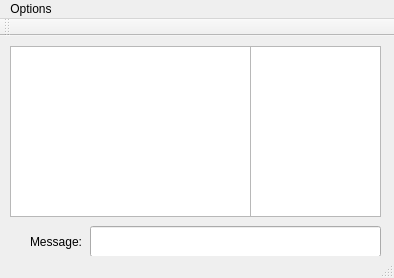
<?xml version="1.0" encoding="UTF-8"?>
<ui version="4.0">
 <class>MainWindow</class>
 <widget class="QMainWindow" name="MainWindow">
  <property name="geometry">
   <rect>
    <x>0</x>
    <y>0</y>
    <width>394</width>
    <height>278</height>
   </rect>
  </property>
  <property name="windowTitle">
   <string>MainWindow</string>
  </property>
  <widget class="QWidget" name="centralWidget">
   <widget class="QLineEdit" name="lineEdit">
    <property name="geometry">
     <rect>
      <x>90</x>
      <y>190</y>
      <width>291</width>
      <height>31</height>
     </rect>
    </property>
   </widget>
   <widget class="QTextEdit" name="textEdit">
    <property name="geometry">
     <rect>
      <x>10</x>
      <y>10</y>
      <width>241</width>
      <height>171</height>
     </rect>
    </property>
   </widget>
   <widget class="QListWidget" name="listWidget">
    <property name="geometry">
     <rect>
      <x>250</x>
      <y>10</y>
      <width>131</width>
      <height>171</height>
     </rect>
    </property>
   </widget>
   <widget class="QLabel" name="label">
    <property name="geometry">
     <rect>
      <x>30</x>
      <y>190</y>
      <width>51</width>
      <height>31</height>
     </rect>
    </property>
    <property name="text">
     <string>Message:</string>
    </property>
   </widget>
  </widget>
  <widget class="QMenuBar" name="menuBar">
   <property name="geometry">
    <rect>
     <x>0</x>
     <y>0</y>
     <width>394</width>
     <height>21</height>
    </rect>
   </property>
   <widget class="QMenu" name="menuFile">
    <property name="title">
     <string>Options</string>
    </property>
    <addaction name="actionSet_Nick"/>
    <addaction name="actionConnect"/>
    <addaction name="actionDisconnect"/>
    <addaction name="actionExit"/>
   </widget>
   <addaction name="menuFile"/>
  </widget>
  <widget class="QToolBar" name="mainToolBar">
   <attribute name="toolBarArea">
    <enum>TopToolBarArea</enum>
   </attribute>
   <attribute name="toolBarBreak">
    <bool>false</bool>
   </attribute>
  </widget>
  <widget class="QStatusBar" name="statusBar"/>
  <action name="actionConnect">
   <property name="text">
    <string>Connect</string>
   </property>
  </action>
  <action name="actionSet_Nick">
   <property name="text">
    <string>Set Nick</string>
   </property>
  </action>
  <action name="actionDisconnect">
   <property name="text">
    <string>Disconnect</string>
   </property>
  </action>
  <action name="actionExit">
   <property name="text">
    <string>Exit</string>
   </property>
  </action>
 </widget>
 <layoutdefault spacing="6" margin="11"/>
 <resources/>
 <connections/>
</ui>
